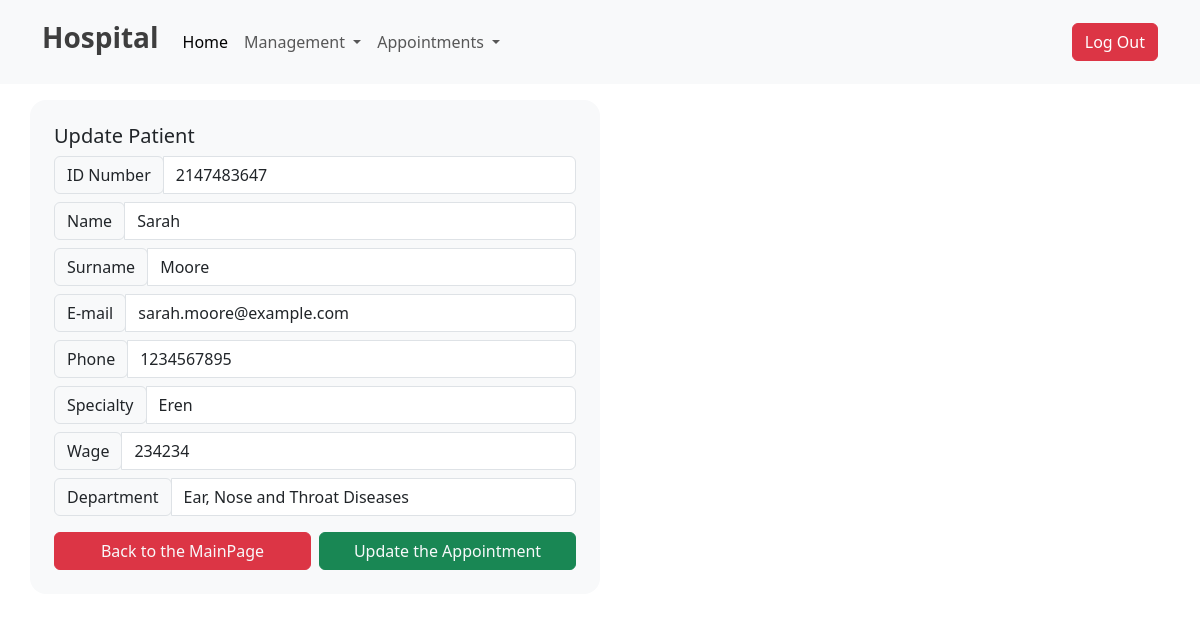
/update-doctor.php?updateid=6, run on the app's committed database.
### tables this page shows
CREATE TABLE `doctors` (
  `id` int(11) NOT NULL,
  `name` varchar(255) NOT NULL,
  `surname` varchar(255) NOT NULL,
  `email` varchar(255) NOT NULL,
  `phone` varchar(255) NOT NULL,
  `department` varchar(255) NOT NULL,
  `wage` int(255) NOT NULL,
  `specialty` varchar(255) NOT NULL,
  `id_number` int(11) NOT NULL
);

### update-doctor.php (the view, shortened to what this page needs)
<?php
include "./dbcon.php";
$id = $_GET["updateid"];
$sql = "Select * from `doctors`where id=$id";
$result = mysqli_query($dbcon, $sql);
$row = mysqli_fetch_assoc($result);
$name = $row['name'];
$surname = $row['surname'];
$id_number = $row['id_number'];
$phone = $row['phone'];
$email = $row['email'];
$department = $row['department'];
$specialty = $row['specialty'];
$wage = $row['wage'];
?>
<!DOCTYPE html>
<html lang="en">
<head>
    <link href="https://cdn.jsdelivr.net/npm/bootstrap@5.3.0/dist/css/bootstrap.min.css" rel="stylesheet" />
</head>
<body>
    <?php include './header.php'; ?>
    <section class="container rounded-3 mt-3">
        <div class="row">
            <form method="post" class=" p-0 col d-flex flex-column align-items-center justify-content-center">
                <div class="w-100 bg-light -10 rounded-4 p-4">
                    <h5>Update Patient</h5>
                    <div class="input-group mb-2">
                        <div class="input-group-prepend">
                            <div class="input-group-text">ID Number</div>
                        </div>
                        <input type="text" class="form-control" id="NameInput" name="id_number" required value=<?php echo $id_number; ?> />
                    </div>
                    <div class="input-group mb-2">
                        <div class="input-group-prepend">
                            <div class="input-group-text">Name</div>
                        </div>
                        <input type="text" class="form-control" id="NameInput" name="name" required value=<?php echo $name; ?> />
                    </div>
                    <div class="input-group mb-2">
                        <div class="input-group-prepend">
                            <div class="input-group-text">Surname</div>
                        </div>
                        <input type="text" class="form-control" id="NameInput" name="surname" required value=<?php echo $surname; ?> />
                    </div>
                    <div class="input-group mb-2">
                        <div class="input-group-prepend">
                            <div class="input-group-text">E-mail</div>
                        </div>
                        <input type="text" class="form-control" id="NameInput" name="email" required value=<?php echo $email; ?> />
                    </div>
                    <div class="input-group mb-2">
                        <div class="input-group-prepend">
                            <div class="input-group-text">Phone</div>
                        </div>
                        <input type="text" class="form-control" id="NameInput" name="phone" required value=<?php echo $phone; ?> />
                    </div>
                    <div class="input-group mb-2">
                        <div class="input-group-prepend">
                            <div class="input-group-text">Specialty</div>
                        </div>
                        <input type="text" class="form-control" id="NameInput" name="specialty" required value=<?php echo $specialty; ?> />
                    </div>
                    <div class="input-group mb-2">
                        <div class="input-group-prepend">
                            <div class="input-group-text">Wage</div>
                        </div>
                        <input type="text" class="form-control" id="NameInput" name="wage" required value=<?php echo $wage; ?> />
                    </div>
                    <div class="input-group mb-2">
                        <div class="input-group-prepend">
                            <div class="input-group-text">Department</div>
                        </div>
                        <select class="form-control" id="DepartmentInput" name="department" placeholder="Choose Department" required>
                            <option>
                                <?php echo $department ?>
                            </option>
                        </select>
                    </div>
                    <div class="d-flex gap-2 mt-3">
                        <button class="btn btn-danger w-100 rounded-2 text-light" type="button">
                            <a href="./home.php" class="nav-link">Back to the MainPage</a> </button>
                        <button class="btn btn-success w-100 rounded-2 text-light" id="BtnSubmit" name="submit" type="submit">
                            Update the Appointment
                        </button>
                    </div>
                </div>
            </form>
            <div class="col col-md-6 d-flex align-items-center justify-content-center">
            </div>
        </div>
    </section>
</body>
</html>

### data on the page
doctors: id_number "2147483647", name "Sarah", surname "Moore", email "sarah.moore@example.com", phone "1234567895", specialty "Eren", wage "234234", department "Ear, Nose and Throat Diseases"
